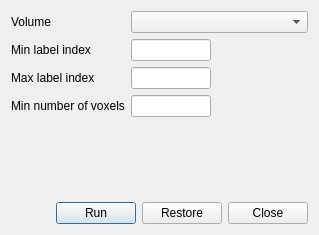
<?xml version="1.0" encoding="UTF-8"?>
<ui version="4.0">
 <class>DialogVolumeSegmentation</class>
 <widget class="QDialog" name="DialogVolumeSegmentation">
  <property name="geometry">
   <rect>
    <x>0</x>
    <y>0</y>
    <width>319</width>
    <height>235</height>
   </rect>
  </property>
  <property name="windowTitle">
   <string>Label Volulme Segmentation</string>
  </property>
  <layout class="QGridLayout" name="gridLayout">
   <item row="0" column="0" colspan="2">
    <widget class="QLabel" name="label">
     <property name="text">
      <string>Volume</string>
     </property>
    </widget>
   </item>
   <item row="0" column="2" colspan="2">
    <widget class="QComboBox" name="comboBoxVolume"/>
   </item>
   <item row="1" column="0" colspan="2">
    <widget class="QLabel" name="label_2">
     <property name="text">
      <string>Min label index</string>
     </property>
    </widget>
   </item>
   <item row="1" column="2">
    <widget class="QLineEdit" name="lineEditMinLabelIndex">
     <property name="maximumSize">
      <size>
       <width>80</width>
       <height>16777215</height>
      </size>
     </property>
    </widget>
   </item>
   <item row="2" column="0" colspan="2">
    <widget class="QLabel" name="label_3">
     <property name="text">
      <string>Max label index</string>
     </property>
    </widget>
   </item>
   <item row="2" column="2">
    <widget class="QLineEdit" name="lineEditMaxLabelIndex">
     <property name="maximumSize">
      <size>
       <width>80</width>
       <height>16777215</height>
      </size>
     </property>
    </widget>
   </item>
   <item row="3" column="0" colspan="2">
    <widget class="QLabel" name="label_4">
     <property name="text">
      <string>Min number of voxels</string>
     </property>
    </widget>
   </item>
   <item row="3" column="2">
    <widget class="QLineEdit" name="lineEditMinNumberOfVoxels">
     <property name="maximumSize">
      <size>
       <width>80</width>
       <height>16777215</height>
      </size>
     </property>
    </widget>
   </item>
   <item row="5" column="0" colspan="4">
    <layout class="QHBoxLayout" name="horizontalLayout">
     <item>
      <spacer name="horizontalSpacer">
       <property name="orientation">
        <enum>Qt::Horizontal</enum>
       </property>
       <property name="sizeHint" stdset="0">
        <size>
         <width>68</width>
         <height>13</height>
        </size>
       </property>
      </spacer>
     </item>
     <item>
      <widget class="QPushButton" name="pushButtonOK">
       <property name="text">
        <string>Run</string>
       </property>
      </widget>
     </item>
     <item>
      <widget class="QPushButton" name="pushButtonRestore">
       <property name="text">
        <string>Restore</string>
       </property>
      </widget>
     </item>
     <item>
      <widget class="QPushButton" name="pushButtonClose">
       <property name="text">
        <string>Close</string>
       </property>
      </widget>
     </item>
    </layout>
   </item>
   <item row="4" column="0">
    <spacer name="verticalSpacer">
     <property name="orientation">
      <enum>Qt::Vertical</enum>
     </property>
     <property name="sizeHint" stdset="0">
      <size>
       <width>20</width>
       <height>40</height>
      </size>
     </property>
    </spacer>
   </item>
   <item row="1" column="3">
    <spacer name="horizontalSpacer_2">
     <property name="orientation">
      <enum>Qt::Horizontal</enum>
     </property>
     <property name="sizeHint" stdset="0">
      <size>
       <width>40</width>
       <height>20</height>
      </size>
     </property>
    </spacer>
   </item>
  </layout>
 </widget>
 <resources/>
 <connections>
  <connection>
   <sender>pushButtonClose</sender>
   <signal>clicked()</signal>
   <receiver>DialogVolumeSegmentation</receiver>
   <slot>hide()</slot>
   <hints>
    <hint type="sourcelabel">
     <x>279</x>
     <y>214</y>
    </hint>
    <hint type="destinationlabel">
     <x>274</x>
     <y>328</y>
    </hint>
   </hints>
  </connection>
  <connection>
   <sender>pushButtonOK</sender>
   <signal>clicked()</signal>
   <receiver>DialogVolumeSegmentation</receiver>
   <slot>OnButtonRun()</slot>
   <hints>
    <hint type="sourcelabel">
     <x>103</x>
     <y>210</y>
    </hint>
    <hint type="destinationlabel">
     <x>119</x>
     <y>357</y>
    </hint>
   </hints>
  </connection>
  <connection>
   <sender>pushButtonRestore</sender>
   <signal>clicked()</signal>
   <receiver>DialogVolumeSegmentation</receiver>
   <slot>OnButtonRestore()</slot>
   <hints>
    <hint type="sourcelabel">
     <x>197</x>
     <y>208</y>
    </hint>
    <hint type="destinationlabel">
     <x>192</x>
     <y>449</y>
    </hint>
   </hints>
  </connection>
 </connections>
 <slots>
  <slot>OnButtonRun()</slot>
  <slot>OnButtonRestore()</slot>
 </slots>
</ui>
